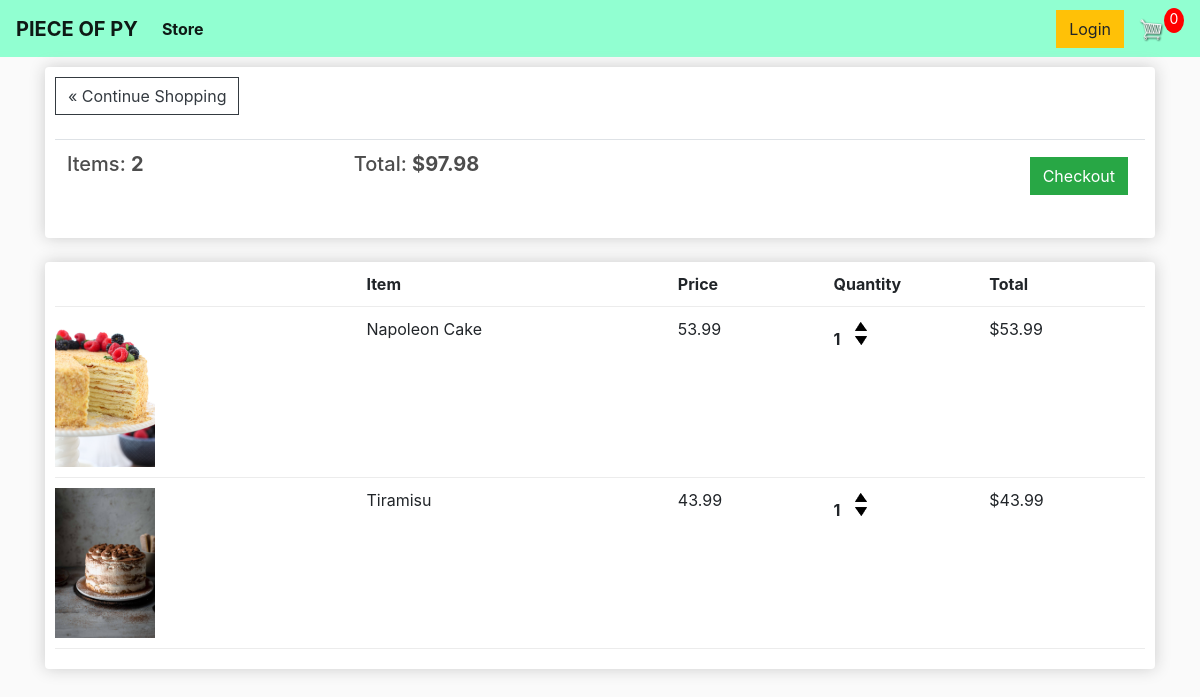
/cart/ (signed in), run on an earlier commit of the app's database.
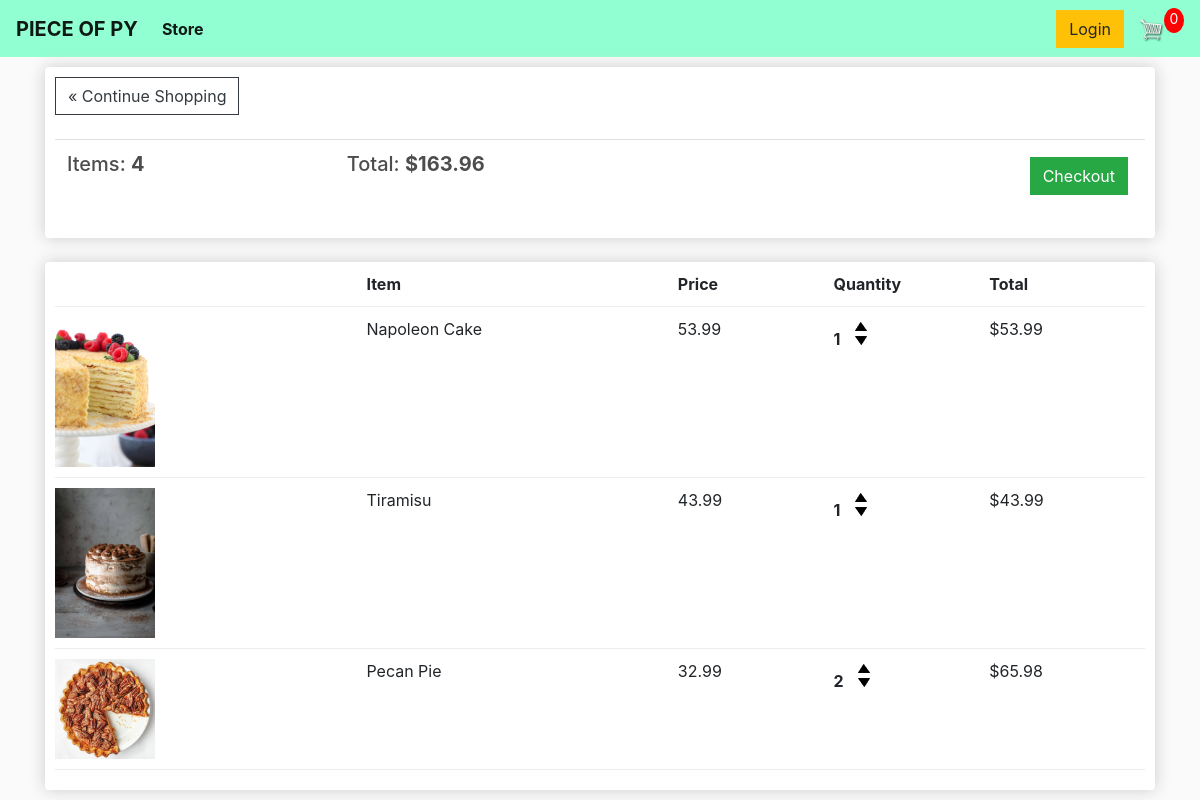
And on a later commit of the database.
### store/models.py (models this page shows, shortened)
class Order(models.Model):
	customer = models.ForeignKey(Customer, on_delete=models.SET_NULL, null=True, blank=True)
	date_ordered = models.DateTimeField(auto_now_add=True)
	complete = models.BooleanField(default=False, null=True, blank=False)
	transaction_id = models.CharField(max_length=100, null=True)
	@property
	def get_cart_total(self):
		orderitems = self.orderitem_set.all()
		total = sum([item.get_total for item in orderitems])
		return total
	@property
	def get_cart_items(self):
		orderitems = self.orderitem_set.all()
		total = sum([item.quantity for item in orderitems])
		return total

class OrderItem(models.Model):
	product = models.ForeignKey(Product, on_delete=models.SET_NULL, blank=True, null=True)
	order = models.ForeignKey(Order, on_delete=models.SET_NULL, blank=True, null=True)
	quantity = models.IntegerField(default=0, null=True, blank=True)
	date_added = models.DateTimeField(auto_now_add=True)
	@property
	def get_total(self):
		total = self.product.price * self.quantity
		return total

class Product(models.Model):
  name = models.CharField(max_length=200, null=True)
  price = models.FloatField()
  digital = models.BooleanField(default=False, null=True, blank=True)
  image = models.ImageField(blank=True, null=True)
  @property
  def imageURL(self):
    try:
      url = self.image.url
    except:
      url = ''
    return url

### store/views.py (the view)
# urls.py: path('cart/', views.cart, name="cart"),
def cart(request):
	if request.user.is_authenticated:
		customer = request.user.customer
		order, created = Order.objects.get_or_create(customer=customer, complete=False)
		items = order.orderitem_set.all()
	else:
		items = []
		order = {'get_cart_total': 0, 'get_cart_items': 0}
	context = {'items':items, 'order':order}
	return render(request, 'store/cart.html', context)

### store/templates/store/cart.html
{% extends 'store/main.html' %} {% load static %} {% block content %}
<div class="row">
  <div class="col-lg-12">
    <div class="box-element">
      <a class="btn btn-outline-dark" href="{% url 'store' %}"
        >&#171; Continue Shopping</a
      >
      <br />
      <br />
      <table class="table">
        <tr>
          <th>
            <h5>Items: <strong>{{order.get_cart_items}}</strong></h5>
          </th>
          <th>
            <h5>Total: <strong>${{order.get_cart_total|floatformat:2}}</strong></h5>
          </th>
          <th>
            <a
              style="float: right; margin: 5px"
              class="btn btn-success"
              href="{% url 'checkout' %}"
              >Checkout</a
            >
          </th>
        </tr>
      </table>
    </div>
    <br />
    <div class="box-element">
      <div class="cart-row">
        <div style="flex: 2"></div>
        <div style="flex: 2"><strong>Item</strong></div>
        <div style="flex: 1"><strong>Price</strong></div>
        <div style="flex: 1"><strong>Quantity</strong></div>
        <div style="flex: 1"><strong>Total</strong></div>
      </div>
      {% for item in items %}
      <div class="cart-row">
        <div style="flex: 2"><img class="row-image" src="{{item.product.imageURL}}" alt=""></div>
        <div style="flex: 2">{{item.product.name}}</div>
        <div style="flex:1"><p>{{item.product.price|floatformat:2}}</p></div>
					<div style="flex:1">
						<p class="quantity">{{item.quantity}}</p>
						<div class="quantity">
							<img class="chg-quantity" src="{% static  'images/arrow-up.png' %}">
							<img class="chg-quantity" src="{% static  'images/arrow-down.png' %}">
						</div>
					</div>
					<div style="flex:1">${{item.get_total}}</div>
      </div>
      {% endfor %}
    </div>
  </div>
</div>
{% endblock content %}

What changed in the data, as far as the page shows it:
computed for Order: get_cart_items "2" → "4"; get_cart_total "97.98" → "163.96"
added OrderItem: product.imageURL (picture), product.name "Pecan Pie", product.price "32.99", quantity "2", get_total "65.98"
